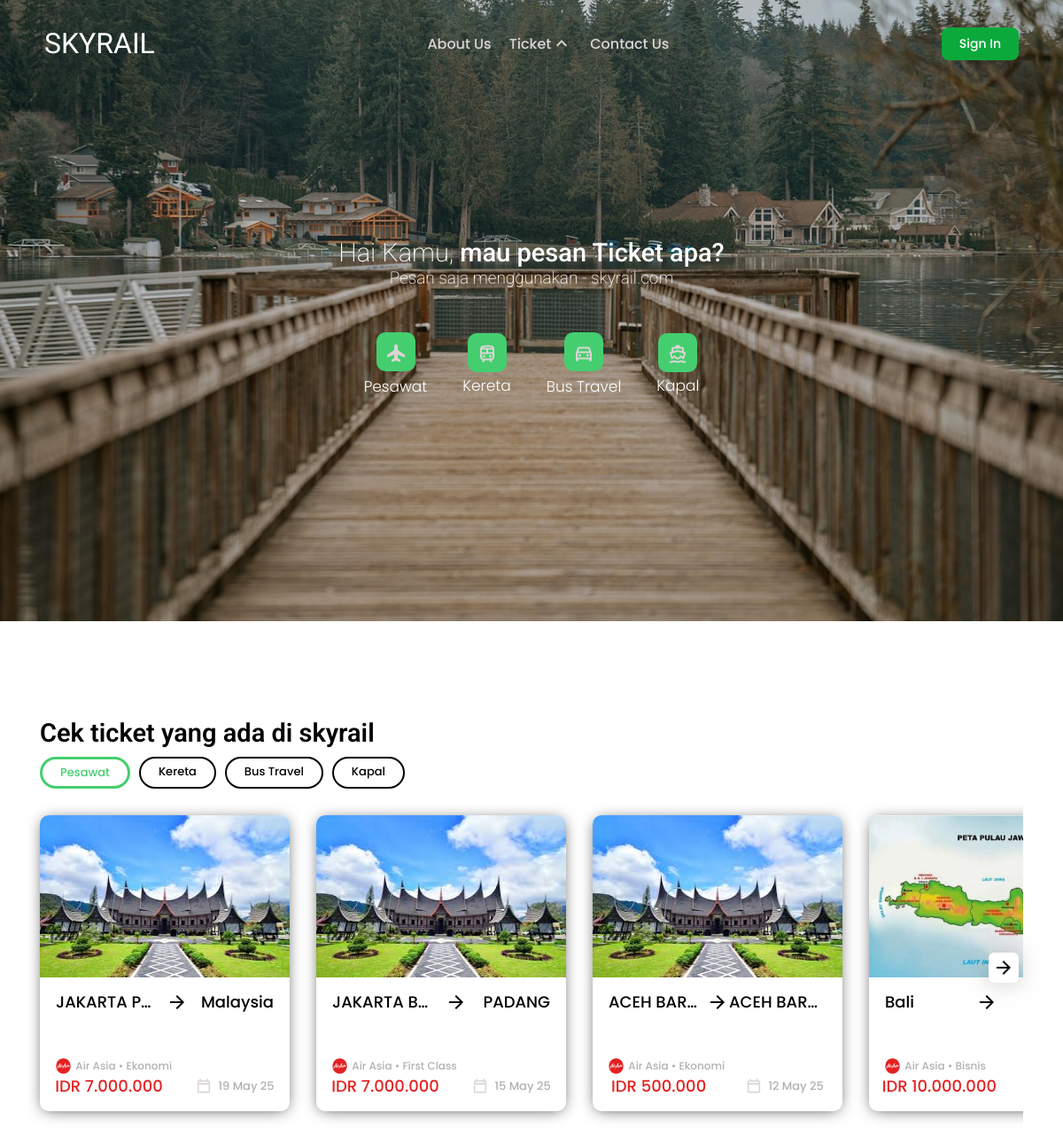
The page / on the database its author committed.
### tables this page shows
CREATE TABLE `ticket` (
  `id` int(11) NOT NULL,
  `namaTicket` varchar(255) DEFAULT NULL,
  `deskripsi` varchar(255) DEFAULT NULL,
  `luarNegeri` tinyint(1) DEFAULT NULL,
  `tipeTicket` varchar(255) DEFAULT NULL,
  `kelasTicket` varchar(255) DEFAULT NULL,
  `hostTicket` int(11) DEFAULT NULL,
  `harga` varchar(255) DEFAULT NULL,
  `destinasi` varchar(255) DEFAULT NULL,
  `tempatBerangkat` varchar(255) DEFAULT NULL,
  `tanggal` datetime DEFAULT NULL,
  `stok` int(11) DEFAULT NULL,
  `penumpangMax` varchar(255) DEFAULT NULL,
  `imageTujuan` varchar(255) DEFAULT NULL
);

CREATE TABLE `host` (
  `id` int(11) NOT NULL,
  `nameHost` varchar(255) DEFAULT NULL,
  `tipeHost` enum('Pesawat','Kereta','Bus','Kapal') DEFAULT NULL,
  `logo` varchar(255) DEFAULT NULL
);

### index.php (the view, shortened to what this page needs)
<?php
include "./config/connection.php";
$ticketType = isset($_GET['type']) ? $_GET['type'] : 'Pesawat';
$query = "SELECT * FROM ticket WHERE tipeTicket = ? ORDER BY tanggal DESC LIMIT 10";
$stmt = $conn->prepare($query);
$stmt->bind_param("s", $ticketType);
$stmt->execute();
$result = $stmt->get_result();
$tickets = [];
while ($row = $result->fetch_assoc()) {
    $tickets[] = $row;
}
function formatPrice($price)
{
    return "IDR " . number_format((float) $price, 0, ',', '.');
}
function formatDate($date)
{
    $dateObj = new DateTime($date);
    return $dateObj->format('d M y');
}
function getHostInfo($conn, $hostId)
{
    $query = "SELECT * FROM host WHERE id = ?";
    $stmt = $conn->prepare($query);
    $stmt->bind_param("i", $hostId);
    $stmt->execute();
    $result = $stmt->get_result();
    $host = $result->fetch_assoc();
    return $host;
}
?>
<!DOCTYPE html>
<html lang="en">
<head>
    <link rel="stylesheet" href="assets/css/style.css">
</head>
<body>
    <div class="header">
        <div class="navbar">
            <h1>SKYRAIL</h1>
            <nav class="nav-container">
                <ul class="nav-row">
                    <li><a href="about">About Us</a></li>
                    <li class="nav-ticket">
                        <div class="ticket-title" id="btn-ticket">
                            Ticket
                            <svg xmlns="http://www.w3.org/2000/svg" height="24px" viewBox="0 -960 960 960" width="24px"
                                fill="#dbd5d5">
                                <path d="M480-528 296-344l-56-56 240-240 240 240-56 56-184-184Z" />
                            </svg>
                        </div>
                    </li>
                    <li><a href="contact">Contact Us</a></li>
                </ul>
            </nav>
            <?php if (isset($_SESSION["logged_in"]) && $_SESSION["logged_in"] == true): ?>
                <div class="profile">
                    <div class="profile-item" id="profile">
                        <img src="./assets/image/default-avatar.png" alt="" class="avatar">
                        <h1><?= htmlspecialchars($_SESSION['username']) ?></h1>
                    </div>
                    <div class="profile-dropdown">
                        <ul class="dropdown">
                            <li><a href="logout">Logout</a></li>
                        </ul>
                    </div>
                </div>
            <?php else: ?>
                <a href="login" class="login-btn">Sign In</a>
            <?php endif; ?>
        </div>
        <div class="title-container">
            <div class="title">
                <h1>Hai
                    <?php echo (isset($_SESSION['logged_in']) && $_SESSION['logged_in'] === true) ? htmlspecialchars($_SESSION['username']) : "Kamu"; ?>,
                    <span>mau pesan Ticket apa?</span>
                </h1>
                <p>Pesan saja menggunakan - skyrail.com</p>
            </div>
            <div class="btn-category">
                <div class="btn-category-item">
                    <div class="icon">
                        <svg xmlns="http://www.w3.org/2000/svg" height="27px" viewBox="0 -960 960 960" width="24px"
                            fill="#dbd5d5">
                            <path
                                d="M280-80v-100l120-84v-144L80-280v-120l320-224v-176q0-33 23.5-56.5T480-880q33 0 56.5 23.5T560-800v176l320 224v120L560-408v144l120 84v100l-200-60-200 60Z" />
                        </svg>
                    </div>
                    <h3>Pesawat</h3>
                </div>
                <div class="btn-category-item">
                    <div class="icon">
                    </div>
                    <h3>Kereta</h3>
                </div>
                <div class="btn-category-item">
                    <div class="icon">
                    </div>
                    <h3>Bus Travel</h3>
                </div>
                <div class="btn-category-item">
                    <div class="icon">
                    </div>
                    <h3>Kapal</h3>
                </div>
            </div>
        </div>
    </div>
    <main class="main">
        <div class="ticketDaerah">
            <div class="ticket-header">
                <h1>Cek ticket yang ada di skyrail</h1>
                <ul class="ticket-list">
                    <li class="<?= $ticketType == 'Pesawat' ? 'active' : '' ?>"
                        onclick="window.location.href='?type=Pesawat'">Pesawat</li>
                    <li class="<?= $ticketType == 'Kereta' ? 'active' : '' ?>"
                        onclick="window.location.href='?type=Kereta'">Kereta</li>
                    <li class="<?= $ticketType == 'Bus Travel' ? 'active' : '' ?>"
                        onclick="window.location.href='?type=Bus Travel'">Bus Travel</li>
                    <li class="<?= $ticketType == 'Kapal' ? 'active' : '' ?>"
                        onclick="window.location.href='?type=Kapal'">Kapal</li>
                </ul>
            </div>
            <div class="ticket-main">
                <div class="ticket-section">
                    <?php if (count($tickets) > 0): ?>
                        <?php foreach ($tickets as $ticket): ?>
                            <div class="ticket-card" onclick="window.location.href='search.php?id=<?= $ticket['id'] ?>'">
                                <img src="./uploads/tickets/<?= htmlspecialchars($ticket['imageTujuan']) ?>"
                                    alt="<?= htmlspecialchars($ticket['destinasi']) ?>">
                                <div class="main-card">
                                    <div class="text-card">
                                        <h3 class="<?= strlen($ticket['tempatBerangkat']) > 5 ? 'smaller-text' : '' ?>">
                                            <?= htmlspecialchars($ticket['tempatBerangkat']) ?></h3>
                                        <svg xmlns="http://www.w3.org/2000/svg" height="24px" viewBox="0 -960 960 960"
                                            width="24px" fill="#000">
                                            <path d="M647-440H160v-80h487L423-744l57-56 320 320-320 320-57-56 224-224Z" />
                                        </svg>
                                        <h3 class="<?= strlen($ticket['destinasi']) > 5 ? 'smaller-text' : '' ?>">
                                            <?= htmlspecialchars($ticket['destinasi']) ?></h3>
                                    </div>
                                    <div class="info-card">
                                        <div class="detail">
                                            <?php
                                            $host = getHostInfo($conn, $ticket['hostTicket']);
                                            $logoPath = isset($host['logo']) ? $host['logo'] : 'AirAsia_New_Logo.svg.webp';
                                            $hostName = isset($host['namaHost']) ? $host['namaHost'] : 'Air Asia';
                                            ?>
                                            <img src="./uploads/hosts/<?= htmlspecialchars($logoPath) ?>"
                                                alt="<?= htmlspecialchars($hostName) ?>">
                                            <h4><?= htmlspecialchars($hostName) ?> •
                                                <?= htmlspecialchars($ticket['kelasTicket']) ?></h4>
                                        </div>
                                        <div class="harga">
                                            <h2><?= formatPrice($ticket['harga']) ?></h2>
                                            <div class="tanggal">
                                                <h3><?= formatDate($ticket['tanggal']) ?></h3>
                                            </div>
                                        </div>
                                    </div>
                                </div>
                            </div>
                        <?php endforeach; ?>
                    <?php else: ?>
                        <div class="no-tickets">
                            <h3>Tidak ada ticket <?= htmlspecialchars($ticketType) ?> tersedia saat ini</h3>
                        </div>
                    <?php endif; ?>
                </div>
                <svg class="arrow-right" id="arrow-right" xmlns="http://www.w3.org/2000/svg" height="24px"
                    viewBox="0 -960 960 960" width="24px" fill="#000000">
                    <path d="M647-440H160v-80h487L423-744l57-56 320 320-320 320-57-56 224-224Z" />
                </svg>
            </div>
        </div>
    </main>
</body>
</html>

### index.php (style rules this page uses)
.smaller-text { font-size: 0.85em; }
.text-card h3 { overflow: hidden; text-overflow: ellipsis; white-space: nowrap; max-width: 100px; }
.text-card h3.smaller-text { max-width: 110px; }
.ticket-card { cursor: pointer; transition: transform 0.2s ease, box-shadow 0.2s ease; }

### rows shown on the page
ticket: imageTujuan (picture), tempatBerangkat "JAKARTA P…", destinasi "Malaysia", hostTicket.logo (picture), hostName "Air Asia", kelasTicket "Ekonomi", harga "IDR 7.000.000", tanggal "19 May 25"
ticket: imageTujuan (picture), tempatBerangkat "JAKARTA B…", destinasi "PADANG", hostTicket.logo (picture), hostName "Air Asia", kelasTicket "First Class", harga "IDR 7.000.000", tanggal "15 May 25"
ticket: imageTujuan (picture), tempatBerangkat "ACEH BARAT", destinasi "ACEH BARAT", hostTicket.logo (picture), hostName "Air Asia", kelasTicket "Ekonomi", harga "IDR 500.000", tanggal "12 May 25"
ticket: imageTujuan (picture), tempatBerangkat "Bali", hostTicket.logo (picture), hostName "Air Asia", kelasTicket "Bisnis", harga "IDR 10.000.000"
